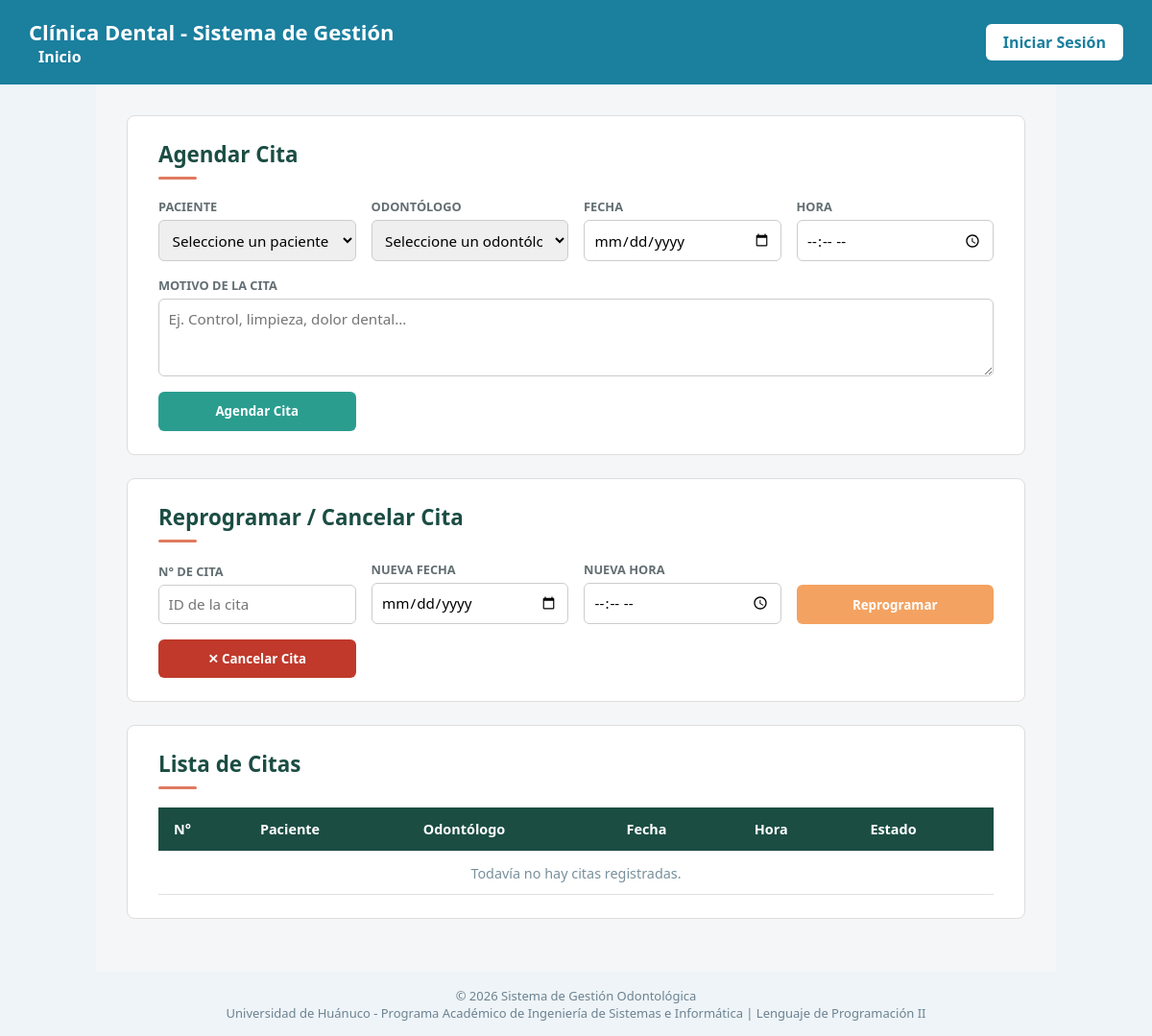
The page /vistas/citas.php on the database as committed earlier.
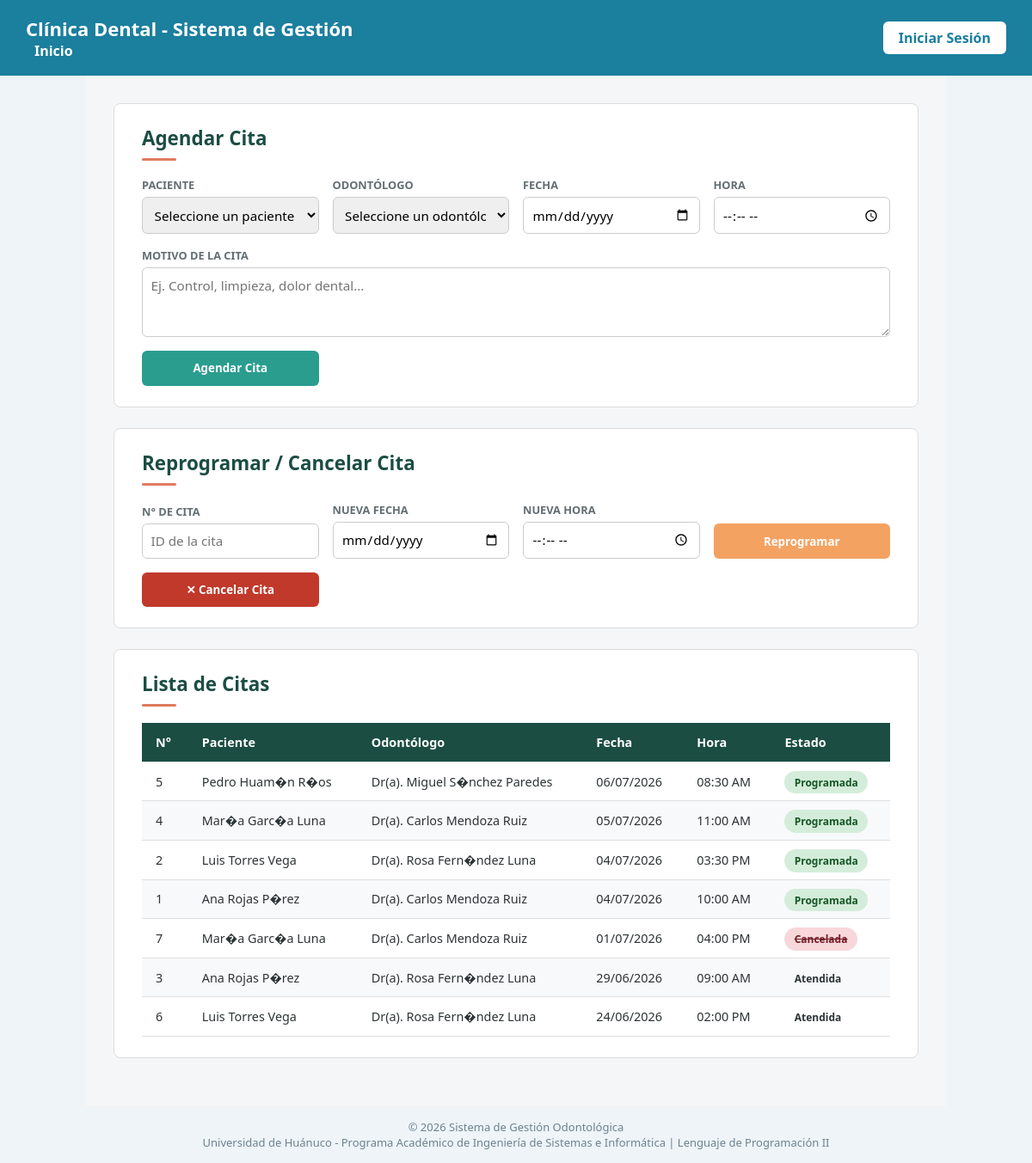
The same page on the database as committed later.
### tables this page shows
CREATE TABLE cita (
    id_cita INT AUTO_INCREMENT PRIMARY KEY,
    id_paciente INT NOT NULL,
    id_odontologo INT NOT NULL,
    fecha DATE NOT NULL,
    hora TIME NOT NULL,
    motivo VARCHAR(200),
    estado ENUM('Programada','Reprogramada','Cancelada','Atendida') DEFAULT 'Programada',
    FOREIGN KEY (id_paciente) REFERENCES paciente(id_paciente),
    FOREIGN KEY (id_odontologo) REFERENCES odontologo(id_odontologo)
);

CREATE TABLE paciente (
    id_paciente INT AUTO_INCREMENT PRIMARY KEY,
    dni VARCHAR(8) NOT NULL UNIQUE,
    nombres VARCHAR(80) NOT NULL,
    apellidos VARCHAR(80) NOT NULL,
    telefono VARCHAR(20),
    correo VARCHAR(100),
    direccion VARCHAR(150),
    fecha_nacimiento DATE
);

CREATE TABLE odontologo (
    id_odontologo INT AUTO_INCREMENT PRIMARY KEY,
    nombres VARCHAR(80) NOT NULL,
    apellidos VARCHAR(80) NOT NULL,
    especialidad VARCHAR(80),
    telefono VARCHAR(20),
    correo VARCHAR(100)
);

### php/clases/Cita.php (called while the page is built, shortened)
<?php
require_once __DIR__ . '/../config/conexion.php';
class Cita {
    private $conexion;
    public function __construct() {
        $con = new Conexion();
        $this->conexion = $con->conectar();
    }
    public function listarCitas() {
        $sql = "SELECT c.id_cita, c.fecha, c.hora, c.motivo, c.estado,
                       p.nombres AS paciente_nombres, p.apellidos AS paciente_apellidos,
                       o.nombres AS odontologo_nombres, o.apellidos AS odontologo_apellidos
                FROM cita c
                INNER JOIN paciente p ON c.id_paciente = p.id_paciente
                INNER JOIN odontologo o ON c.id_odontologo = o.id_odontologo
                ORDER BY c.fecha DESC, c.hora DESC";
        $stmt = $this->conexion->prepare($sql);
        $stmt->execute();
        return $stmt->fetchAll();
    }
}

### php/config/conexion.php (called while the page is built, shortened)
<?php
class Conexion {
    private $host = "localhost";
    private $nombre_bd = "clinica_dental";
    private $usuario = "root";
    private $password = "";
    private $charset = "utf8mb4";
    public function conectar() {
        $dsn = "mysql:host={$this->host};dbname={$this->nombre_bd};charset={$this->charset}";
        $opciones = [
            PDO::ATTR_ERRMODE            => PDO::ERRMODE_EXCEPTION,
            PDO::ATTR_DEFAULT_FETCH_MODE => PDO::FETCH_ASSOC,
            PDO::ATTR_EMULATE_PREPARES   => false,
        ];
        try {
            $this->pdo = new PDO($dsn, $this->usuario, $this->password, $opciones);
            return $this->pdo;
        } catch (PDOException $e) {
            die("Error de conexión a la base de datos: " . $e->getMessage());
        }
    }
}

### vistas/citas.php (the view, shortened to what this page needs)
<?php
$paginaActiva = 'citas';
require_once __DIR__ . '/../php/clases/Cita.php';
$citaObj = new Cita();
$citas = $citaObj->listarCitas();
?>
<!DOCTYPE html>
<html lang="es">
<head>
    <link rel="stylesheet" href="../css/base.css">
    <link rel="stylesheet" href="../css/citas.css">
</head>
<body>
    <?php include 'incluir/header.php'; ?>
    <main class="pagina-citas">
        <section class="seccion-cita">
            <h2>Agendar Cita</h2>
            <div class="linea-decorativa"></div>
            <form class="form-cita" action="../php/procesar/procesar_cita.php" method="POST">
                <div class="grupo-campo">
                    <label for="id_paciente">Paciente</label>
                    <select id="id_paciente" name="id_paciente" required>
                        <option value="">Seleccione un paciente</option>
                    </select>
                </div>
                <div class="grupo-campo">
                    <label for="id_odontologo">Odontólogo</label>
                    <select id="id_odontologo" name="id_odontologo" required>
                        <option value="">Seleccione un odontólogo</option>
                    </select>
                </div>
                <div class="grupo-campo">
                    <label for="fecha">Fecha</label>
                    <input type="date" id="fecha" name="fecha" min="<?php echo date('Y-m-d'); ?>" required>
                </div>
                <div class="grupo-campo">
                    <label for="hora">Hora</label>
                    <input type="time" id="hora" name="hora" required>
                </div>
                <div class="grupo-campo campo-ancho">
                    <label for="motivo">Motivo de la cita</label>
                    <textarea id="motivo" name="motivo" rows="3" placeholder="Ej. Control, limpieza, dolor dental..."></textarea>
                </div>
                <div class="grupo-campo campo-boton">
                    <button type="submit" class="btn-agendar">
                        <span></span> Agendar Cita
                    </button>
                </div>
            </form>
        </section>
        <section class="seccion-cita seccion-gestion">
            <h2>Reprogramar / Cancelar Cita</h2>
            <div class="linea-decorativa"></div>
            <form class="form-gestion" action="../php/procesar/procesar_cita.php" method="POST">
                <div class="grupo-campo">
                    <label for="id_cita">N° de Cita</label>
                    <input type="number" id="id_cita" name="id_cita" placeholder="ID de la cita" min="1" required>
                </div>
                <div class="grupo-campo">
                    <label for="nueva_fecha">Nueva fecha</label>
                    <input type="date" id="nueva_fecha" name="nueva_fecha" min="<?php echo date('Y-m-d'); ?>">
                </div>
                <div class="grupo-campo">
                    <label for="nueva_hora">Nueva hora</label>
                    <input type="time" id="nueva_hora" name="nueva_hora">
                </div>
                <div class="grupo-campo campo-boton">
                    <button type="submit" name="accion" value="reprogramar" class="btn-reprogramar">
                        <span></span> Reprogramar
                    </button>
                </div>
                <div class="grupo-campo campo-boton">
                    <button type="submit" name="accion" value="cancelar" class="btn-cancelar"
                            onclick="return confirm('¿Seguro que desea cancelar esta cita?');">
                        <span>✕</span> Cancelar Cita
                    </button>
                </div>
            </form>
        </section>
        <section class="seccion-cita">
            <h2>Lista de Citas</h2>
            <div class="linea-decorativa"></div>
            <div class="contenedor-tabla">
                <table class="tabla-citas">
                    <thead>
                        <tr>
                            <th>N°</th>
                            <th>Paciente</th>
                            <th>Odontólogo</th>
                            <th>Fecha</th>
                            <th>Hora</th>
                            <th>Estado</th>
                        </tr>
                    </thead>
                    <tbody>
                        <?php if (empty($citas)): ?>
                            <tr>
                                <td colspan="6" style="text-align:center; color:#78909c;">Todavía no hay citas registradas.</td>
                            </tr>
                        <?php else: ?>
                            <?php foreach ($citas as $c): ?>
                                <?php
                                $estadoClase = strtolower($c['estado']);
                                $fechaFmt = date('d/m/Y', strtotime($c['fecha']));
                                $horaFmt  = date('h:i A', strtotime($c['hora']));
                                ?>
                                <tr>
                                    <td class="num-cita"><?php echo $c['id_cita']; ?></td>
                                    <td><?php echo htmlspecialchars($c['paciente_nombres'] . ' ' . $c['paciente_apellidos']); ?></td>
                                    <td>Dr(a). <?php echo htmlspecialchars($c['odontologo_nombres'] . ' ' . $c['odontologo_apellidos']); ?></td>
                                    <td><?php echo $fechaFmt; ?></td>
                                    <td><?php echo $horaFmt; ?></td>
                                    <td><span class="estado <?php echo $estadoClase; ?>"><?php echo htmlspecialchars($c['estado']); ?></span></td>
                                </tr>
                            <?php endforeach; ?>
                        <?php endif; ?>
                    </tbody>
                </table>
            </div>
        </section>
    </main>
    <?php include 'incluir/footer.php'; ?>
</body>
</html>

### vistas/incluir/header.php (shortened to what this page needs)
<?php
$rol = $_SESSION['rol'] ?? '';
$usuarioSesion = $_SESSION['usuario'] ?? '';
?>
<header>
    <nav>
        <div class="nav-container">
            <div class="logo">
                <h1>Clínica Dental - Sistema de Gestión</h1>
            </div>
            <?php if ($rol === 'Odontologo'): ?>
                <ul class="nav-menu">
                    <li><a href="index.php" <?php echo ($paginaActiva == 'index') ? 'class="activo"' : ''; ?>>Mi Agenda</a></li>
                    <li><a href="historial.php" <?php echo ($paginaActiva == 'historial') ? 'class="activo"' : ''; ?>>Historial Clínico</a></li>
                </ul>
            <?php else: ?>
                <ul class="nav-menu">
                    <li><a href="index.php" <?php echo ($paginaActiva == 'index') ? 'class="activo"' : ''; ?>>Inicio</a></li>
                </ul>
            <?php endif; ?>
        </div>
    </nav>
    <div class="auth-buttons">
        <?php if ($rol === 'Odontologo'): ?>
            <span class="usuario-activo">Odontólogo: <?php echo htmlspecialchars($usuarioSesion); ?></span>
            <a href="../php/procesar/logout.php" class="btn-login">Cerrar Sesión</a>
        <?php elseif ($rol === 'Administrador' || $rol === 'Recepcionista'): ?>
            <span class="usuario-activo"><?php echo htmlspecialchars($rol); ?>: <?php echo htmlspecialchars($usuarioSesion); ?></span>
            <a href="../php/procesar/logout.php" class="btn-login">Cerrar Sesión</a>
        <?php else: ?>
            <a href="login.php" class="btn-login">Iniciar Sesión</a>
        <?php endif; ?>
    </div>
</header>

### vistas/incluir/footer.php
<footer>
    <div class="footer-content">
        <p>&copy; 2026 Sistema de Gestión Odontológica</p>
        <p>Universidad de Huánuco - Programa Académico de Ingeniería de Sistemas e Informática | Lenguaje de Programación II</p>
    </div>
</footer>

### css/base.css (style rules this page uses)
* { margin: 0; padding: 0; box-sizing: border-box; font-family: 'Segoe UI', Arial, sans-serif; }
body { background-color: #eef4f7; color: #263544; }
header { background-color: #1b7f9e; color: #fff; padding: 18px 30px; display: flex; justify-content: space-between; align-items: center; }
header h1 { font-size: 22px; }
nav ul { list-style: none; display: flex; gap: 20px; }
nav a { color: #fff; text-decoration: none; font-weight: 600; padding: 6px 10px; border-radius: 6px; transition: background 0.2s; }
.btn-login { background-color: #fff; color: #1b7f9e; padding: 8px 18px; border-radius: 6px; font-weight: 600; text-decoration: none; transition: background 0.2s, color 0.2s; }
footer { text-align: center; padding: 15px; color: #6c8291; font-size: 13px; }

### css/citas.css (style rules this page uses)
.pagina-citas { font-family: 'Inter', sans-serif; background: #f4f6f8; color: #2d3436; padding: 2rem; max-width: 1000px; margin: 0 auto; }
.seccion-cita { background: #fff; border: 1px solid #ddd; border-radius: 8px; padding: 1.5rem 2rem; margin-bottom: 1.5rem; }
.seccion-cita h2 { color: #1b4d43; font-size: 1.4rem; margin-bottom: 0.5rem; }
.linea-decorativa { width: 40px; height: 3px; background: #e07a5f; margin-bottom: 1.2rem; border-radius: 2px; }
.form-cita, .form-gestion { display: grid; grid-template-columns: repeat(auto-fit, minmax(200px, 1fr)); gap: 1rem; align-items: end; }
.grupo-campo { display: flex; flex-direction: column; gap: 0.3rem; }
.grupo-campo label { font-size: 0.8rem; font-weight: 600; color: #636e72; text-transform: uppercase; }
.grupo-campo input, .grupo-campo select, .grupo-campo textarea { padding: 0.6rem; border: 1.5px solid #ccc; border-radius: 6px; font-size: 0.95rem; font-family: inherit; }
.campo-ancho { grid-column: 1 / -1; }
.btn-agendar, .btn-reprogramar, .btn-cancelar { padding: 0.7rem 1.2rem; border: none; border-radius: 6px; font-weight: 600; cursor: pointer; color: #fff; width: 100%; }
.btn-agendar { background: #2a9d8f; }
.btn-reprogramar { background: #f4a261; }
.btn-cancelar { background: #c0392b; }
.tabla-citas { width: 100%; border-collapse: collapse; font-size: 0.9rem; }
.tabla-citas thead { background: #1b4d43; color: #fff; }
.tabla-citas th, .tabla-citas td { padding: 0.8rem 1rem; text-align: left; border-bottom: 1px solid #e0e0e0; }
.tabla-citas tbody tr:nth-child(even) { background: #f8f9fa; }
.estado { padding: 0.3rem 0.7rem; border-radius: 15px; font-size: 0.75rem; font-weight: 600; }
.estado.programada { background: #d4edda; color: #155724; }
.estado.cancelada { background: #f8d7da; color: #721c24; text-decoration: line-through; }

Rows that differ between the two databases and show on the page:
added cita: id_cita "5", id_paciente.apellidos "Pedro Huam�n R�os", id_odontologo.apellidos "Miguel S�nchez Paredes", fecha "06/07/2026", hora "08:30 AM", estado "Programada"
added cita: id_cita "4", id_paciente.apellidos "Mar�a Garc�a Luna", id_odontologo.apellidos "Carlos Mendoza Ruiz", fecha "05/07/2026", hora "11:00 AM", estado "Programada"
added cita: id_cita "2", id_paciente.apellidos "Luis Torres Vega", id_odontologo.apellidos "Rosa Fern�ndez Luna", fecha "04/07/2026", hora "03:30 PM", estado "Programada"
added cita: id_cita "1", id_paciente.apellidos "Ana Rojas P�rez", id_odontologo.apellidos "Carlos Mendoza Ruiz", fecha "04/07/2026", hora "10:00 AM", estado "Programada"
added cita: id_cita "7", id_paciente.apellidos "Mar�a Garc�a Luna", id_odontologo.apellidos "Carlos Mendoza Ruiz", fecha "01/07/2026", hora "04:00 PM", estado "Cancelada"
added cita: id_cita "3", id_paciente.apellidos "Ana Rojas P�rez", id_odontologo.apellidos "Rosa Fern�ndez Luna", fecha "29/06/2026", hora "09:00 AM", estado "Atendida"
added cita: id_cita "6", id_paciente.apellidos "Luis Torres Vega", id_odontologo.apellidos "Rosa Fern�ndez Luna", fecha "24/06/2026", hora "02:00 PM", estado "Atendida"
Other text that changed with them:
text no longer shown: "Todavía no hay citas registradas."
